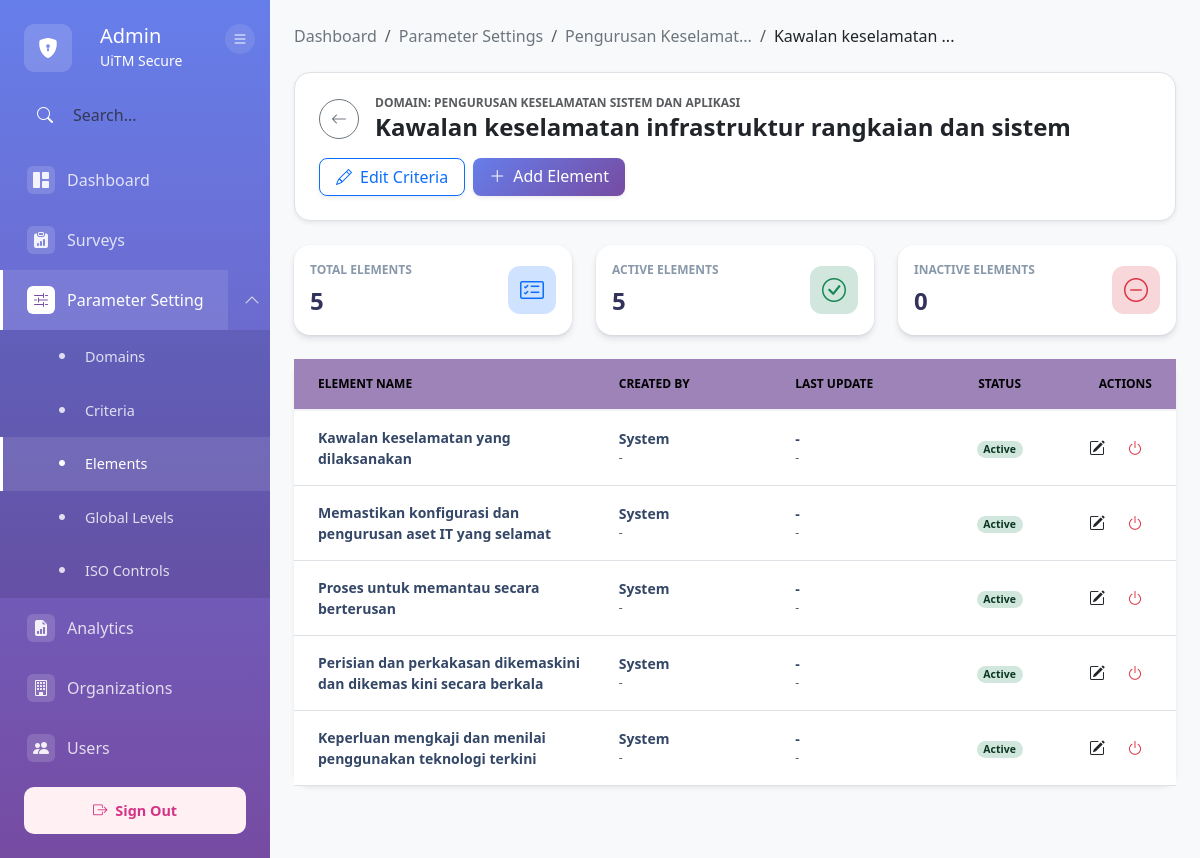
Before: /modules/admin/element/view-element.php?id=AC017 (signed in) with the older database file.
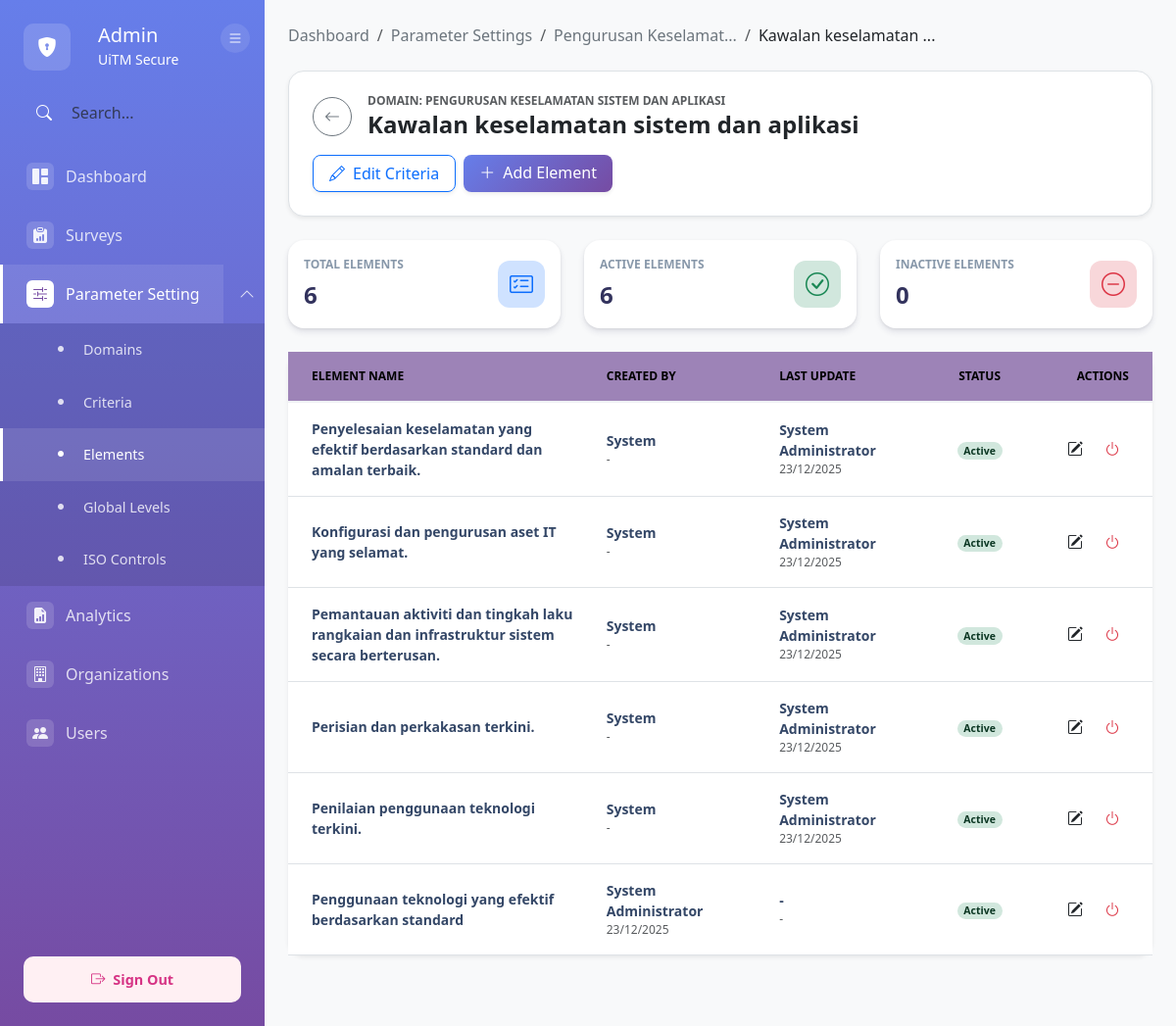
After: the same page with the newer database file.
### tables this page shows
CREATE TABLE `criteria` (
  `criteria_ID` varchar(10) NOT NULL,
  `domain_ID` varchar(10) DEFAULT NULL,
  `criteria_name` varchar(100) NOT NULL,
  `input_id` varchar(10) DEFAULT NULL,
  `input_at` date DEFAULT NULL,
  `updated_id` varchar(10) DEFAULT NULL,
  `updated_at` date DEFAULT NULL,
  `status` enum('Active','Inactive') DEFAULT 'Active'
);

CREATE TABLE `domain` (
  `domain_ID` varchar(10) NOT NULL,
  `domain_name` varchar(100) NOT NULL,
  `input_id` varchar(10) DEFAULT NULL,
  `input_at` date DEFAULT NULL,
  `updated_id` varchar(10) DEFAULT NULL,
  `updated_at` date DEFAULT NULL,
  `status` enum('Active','Inactive') DEFAULT 'Active',
  `sec_ID` varchar(10) DEFAULT NULL
);

CREATE TABLE `element` (
  `element_ID` varchar(10) NOT NULL,
  `criteria_ID` varchar(10) DEFAULT NULL,
  `element_name` varchar(200) DEFAULT NULL,
  `input_id` varchar(10) DEFAULT NULL,
  `input_at` date DEFAULT NULL,
  `updated_id` varchar(10) DEFAULT NULL,
  `updated_at` date DEFAULT NULL,
  `status` enum('Active','Inactive') DEFAULT 'Active'
);

CREATE TABLE `user` (
  `user_ID` int(11) NOT NULL,
  `primary_email` varchar(255) NOT NULL,
  `password` varchar(255) DEFAULT NULL,
  `google_sub_id` varchar(255) DEFAULT NULL,
  `full_name` varchar(255) NOT NULL,
  `department` varchar(50) DEFAULT NULL,
  `status` enum('Active','Inactive') NOT NULL DEFAULT 'Active',
  `email_verified` enum('Verified','Not Verified') NOT NULL DEFAULT 'Not Verified',
  `last_login` datetime DEFAULT NULL,
  `created_at` datetime DEFAULT current_timestamp(),
  `updated_at` datetime DEFAULT current_timestamp() ON UPDATE current_timestamp(),
  `user_organization` varchar(100) DEFAULT NULL,
  `user_position` varchar(100) DEFAULT NULL,
  `user_phone_company` varchar(20) DEFAULT NULL,
  `user_handphone_no` varchar(20) DEFAULT NULL
);

### src/config/database.php (called while the page is built, shortened)
<?php
class Database {
    private $host = DB_HOST;
    private $db_name = DB_NAME;
    private $username = DB_USER;
    private $password = DB_PASS;
    private $charset = DB_CHARSET;
    private $conn = null;
    public function getConnection() {
        if ($this->conn === null) {
            try {
                $dsn = "mysql:host={$this->host};dbname={$this->db_name};charset={$this->charset}";
                $options = [
                    PDO::ATTR_ERRMODE => PDO::ERRMODE_EXCEPTION,
                    PDO::ATTR_DEFAULT_FETCH_MODE => PDO::FETCH_ASSOC,
                    PDO::ATTR_EMULATE_PREPARES => false,
                    PDO::MYSQL_ATTR_INIT_COMMAND => "SET NAMES {$this->charset}"
                ];
                $this->conn = new PDO($dsn, $this->username, $this->password, $options);
                $this->conn->exec("SET time_zone = '+08:00'");
            } catch(PDOException $e) {
                error_log("Connection Error: " . $e->getMessage());
                die("Database connection failed. Please contact administrator.");
            }
        }
        return $this->conn;
    }
    public function query($sql, $params = []) {
        try {
            $stmt = $this->conn->prepare($sql);
            $stmt->execute($params);
            return $stmt;
        } catch(PDOException $e) {
            error_log("Query Error: " . $e->getMessage());
            throw new Exception("Database query failed: " . $e->getMessage());
        }
    }
    public function fetchAll($sql, $params = []) {
        $stmt = $this->query($sql, $params);
        return $stmt->fetchAll();
    }
    public function fetchOne($sql, $params = []) {
        $stmt = $this->query($sql, $params);
        return $stmt->fetch();
    }
}
?>

### src/config/config.php (called while the page is built, shortened)
<?php
require_once CONFIG_PATH . '/database.php';
function truncate($string, $limit = 30, $end = '...') {
    return mb_substr($string, 0, $limit) . $end;
}
?>

### src/modules/admin/element/view-element.php (the view, shortened to what the rows shown need)
<?php
require_once '../../../config/config.php';
$criteria_id = $_GET['id'] ?? null;
$db = new Database();
$criteria = $db->fetchOne("
    SELECT c.*,
           d.domain_name,
           d.domain_ID,
           d.status AS domain_status,
           u_input.full_name AS input_username
    FROM criteria c
    LEFT JOIN domain d ON c.domain_ID = d.domain_ID
    LEFT JOIN user u_input ON c.input_id = u_input.user_ID
    WHERE c.criteria_ID = :id
", [':id' => $criteria_id]);
$elements = $db->fetchAll("
    SELECT e.*,
           u_create.full_name AS input_username,
           u_update.full_name AS updated_username
    FROM element e
    LEFT JOIN user u_create ON e.input_id = u_create.user_ID
    LEFT JOIN user u_update ON e.updated_id = u_update.user_ID
    WHERE e.criteria_ID = :criteria_id
    ORDER BY e.element_ID
", [':criteria_id' => $criteria_id]);
function getStatusBadge($status) {
    if ($status === 'Active') {
        return '<span class="badge rounded-pill bg-success-subtle text-success-emphasis">Active</span>';
    }
    return '<span class="badge rounded-pill bg-danger-subtle text-danger-emphasis">' . htmlspecialchars($status) . '</span>';
}
?>
<!DOCTYPE html>
<html lang="en">
<head>
    <link href="https://cdn.jsdelivr.net/npm/bootstrap@5.3.0/dist/css/bootstrap.min.css" rel="stylesheet">
    <link rel="stylesheet" href="https://cdn.jsdelivr.net/npm/bootstrap-icons@1.11.0/font/bootstrap-icons.css">
</head>
<body>
    <div class="container-fluid p-0 h-100">
        <div class="row g-0 h-100">
            <div class="col-md-10 col-lg-10 main-content-wrapper">
                <div class="main-content px-4 py-4">
                    <nav aria-label="breadcrumb" class="mb-4">
                        <ol class="breadcrumb">
                            <li class="breadcrumb-item">
                                <a href="../criteria/view-criteria.php?id=<?php echo htmlspecialchars($criteria['domain_ID']); ?>"
                                   class="text-decoration-none text-secondary"
                                   title="<?php echo htmlspecialchars($criteria['domain_name']); ?>">
                                   <?php echo htmlspecialchars(truncate($criteria['domain_name'], 20)); ?>
                                </a>
                            </li>
                            <li class="breadcrumb-item active text-dark">
                                <a href="view-element.php?id=<?php echo htmlspecialchars($criteria['criteria_ID']); ?>"
                                   class="text-decoration-none text-dark"
                                   title="<?php echo htmlspecialchars($criteria['criteria_name']); ?>">
                                  <?php echo htmlspecialchars(truncate($criteria['criteria_name'], 20)); ?>
                                </a>
                            </li>
                        </ol>
                    </nav>
                    <div class="bg-white rounded-4 shadow-sm p-4 mb-4 border">
                        <div class="d-flex flex-wrap justify-content-between align-items-center gap-3">
                            <div class="d-flex align-items-center gap-3">
                                <div>
                                    <div class="text-uppercase text-muted fw-bold lh-1 mb-1" style="font-size: 0.75rem;">
                                        Domain: <?php echo htmlspecialchars($criteria['domain_name']); ?>
                                    </div>
                                    <h2 class="fw-bold text-dark mb-0 fs-4">
                                        <?php echo htmlspecialchars($criteria['criteria_name']); ?>
                                    </h2>
                                </div>
                            </div>
                        </div>
                    </div>
                    <div class="card border-0 shadow-sm rounded-4 mb-5">
                        <div class="table-responsive">
                            <table class="table table-hover align-middle mb-0">
                                <thead>
                                    <tr>
                                        <th class="ps-4">Element Name</th>
                                        <th style="width: 20%;">Created By</th>
                                        <th style="width: 20%;">Last Update</th>
                                        <th style="width: 10%;" class="text-center">Status</th>
                                        <th style="width: 15%;" class="text-end pe-4">Actions</th>
                                    </tr>
                                </thead>
                               <tbody>
                                    <?php if (empty($elements)): ?>
                                        <tr>
                                            <td colspan="5" class="text-center py-5">
                                                <div class="text-muted">
                                                    <i class="bi bi-inbox display-4 d-block mb-2"></i>
                                                    No elements found for this criteria. <a href="add-element.php?criteria_id=<?php echo $criteria_id; ?>">Add one now</a>.
                                                </div>
                                            </td>
                                        </tr>
                                    <?php else: ?>
                                        <?php foreach ($elements as $elem):
                                            $viewLink = "../score/index.php?element_id=" . $elem['element_ID'];
                                            $isActive = $elem['status'] === 'Active';
                                            $rowAction = $isActive
                                                ? "window.location.href='" . $viewLink . "';"
                                                : "alert('Action Denied: Please activate this element before viewing scores.');";
                                        ?>
                                            <tr onclick="<?php echo $rowAction; ?>" style="cursor: pointer; transition: background-color 0.2s;">
                                                <td class="ps-4">
                                                    <div class="d-flex flex-column">
                                                        <span class="fw-bold-dark"><?php echo htmlspecialchars($elem['element_name']); ?></span>
                                                    </div>
                                                </td>
                                                <td>
                                                    <div class="d-flex flex-column">
                                                        <span class="fw-bold-dark"><?php echo htmlspecialchars($elem['input_username'] ?? 'System'); ?></span>
                                                        <span class="text-muted" style="font-size: 0.75rem;">
                                                            <?php
                                                            $inputDate = $elem['input_at'] ?? $elem['created_at'] ?? null;
                                                            echo !empty($inputDate) ? date('d/m/Y', strtotime($inputDate)) : '-';
                                                            ?>
                                                        </span>
                                                    </div>
                                                </td>
                                                <td>
                                                    <div class="d-flex flex-column">
                                                        <span class="fw-bold-dark"><?php echo htmlspecialchars($elem['updated_username'] ?? '-'); ?></span>
                                                        <span class="text-muted" style="font-size: 0.75rem;">
                                                            <?php echo !empty($elem['updated_at']) ? date('d/m/Y', strtotime($elem['updated_at'])) : '-'; ?>
                                                        </span>
                                                    </div>
                                                </td>
                                                <td class="text-center">
                                                    <?php echo getStatusBadge($elem['status']); ?>
                                                </td>
                                                <td class="text-end pe-4" onclick="event.stopPropagation();">
                                                    <div class="d-flex justify-content-end gap-1">
                                                        <a href="edit-element.php?id=<?php echo $elem['element_ID']; ?>"
                                                            class="btn btn-sm btn-link <?php echo $elem['status'] === 'Active' ? 'text-dark' : 'text-secondary'; ?> px-2"
                                                            title="Edit"
                                                            onclick="<?php echo ($elem['status'] !== 'Active') ? "alert('Action Denied: Please activate this element before editing.'); return false;" : ""; ?>">
                                                            <i class="bi bi-pencil-square fs-6"></i>
                                                        </a>
                                                        <button class="btn btn-sm btn-link <?php echo $elem['status'] === 'Active' ? 'text-danger' : 'text-success'; ?> px-2"
                                                                onclick="toggleElementStatus('<?php echo $elem['element_ID']; ?>', '<?php echo $elem['status']; ?>')"
                                                                title="<?php echo $elem['status'] === 'Active' ? 'Deactivate' : 'Activate'; ?>">
                                                            <i class="bi bi-<?php echo $elem['status'] === 'Active' ? 'power' : 'check-circle'; ?> fs-6"></i>
                                                        </button>
                                                    </div>
                                                </td>
                                            </tr>
                                        <?php endforeach; ?>
                                    <?php endif; ?>
                                </tbody>
                            </table>
                        </div>
                    </div>
                </div>
            </div>
        </div>
    </div>
</body>
</html>

Changed rows visible on the page:
changed criteria "Pengurusan Keselamat...": criteria_name "Kawalan keselamatan infrastruktur rangkaian dan sistem" → "Kawalan keselamatan sistem dan aplikasi"
changed element: element_name "Kawalan keselamatan yang dilaksanakan" → "Penyelesaian keselamatan yang efektif berdasarkan standard dan amalan terbaik."; user.full_name "-" → "System Administrator"; updated_at (not shown) → "23/12/2025"; no longer shows "-"
changed element: element_name "Memastikan konfigurasi dan pengurusan aset IT yang selamat" → "Konfigurasi dan pengurusan aset IT yang selamat."; user.full_name "-" → "System Administrator"; updated_at (not shown) → "23/12/2025"; no longer shows "-"
changed element: element_name "Proses untuk memantau secara berterusan" → "Pemantauan aktiviti dan tingkah laku rangkaian dan infrastruktur sistem secara berterusan."; user.full_name "-" → "System Administrator"; updated_at (not shown) → "23/12/2025"; no longer shows "-"
changed element: element_name "Perisian dan perkakasan dikemaskini dan dikemas kini secara berkala" → "Perisian dan perkakasan terkini."; user.full_name "-" → "System Administrator"; updated_at (not shown) → "23/12/2025"; no longer shows "-"
changed element: element_name "Keperluan mengkaji dan menilai penggunakan teknologi terkini" → "Penilaian penggunaan teknologi terkini."; user.full_name "-" → "System Administrator"; updated_at (not shown) → "23/12/2025"; no longer shows "-"
added element: element_name "Penggunaan teknologi yang efektif berdasarkan standard", user.full_name "System Administrator", input_at "23/12/2025", updated_username "-", status "Active"
Other visible differences:
$total_elements: "5" → "6"
$active_elements: "5" → "6"
